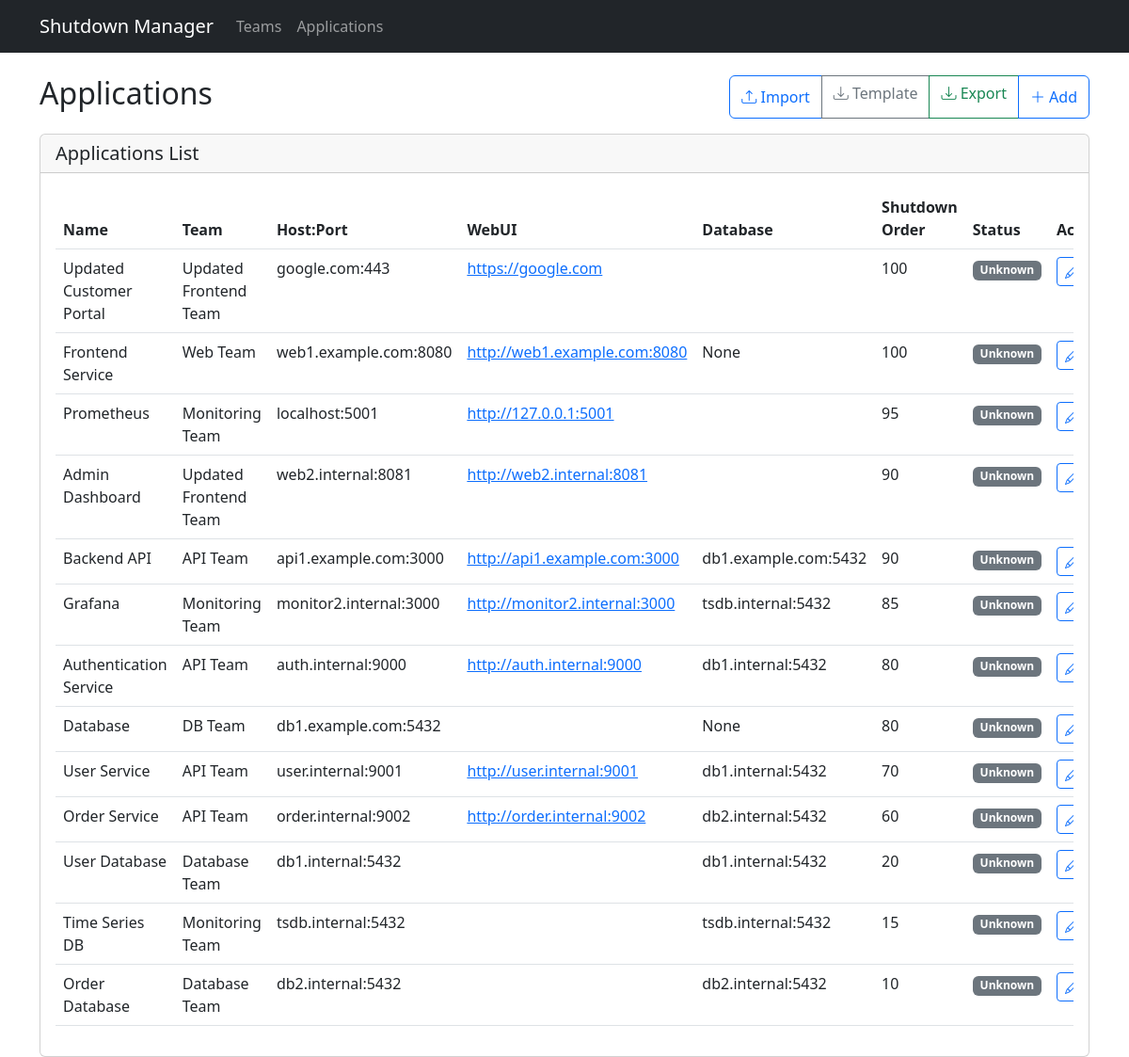
The app's page /applications, older data.
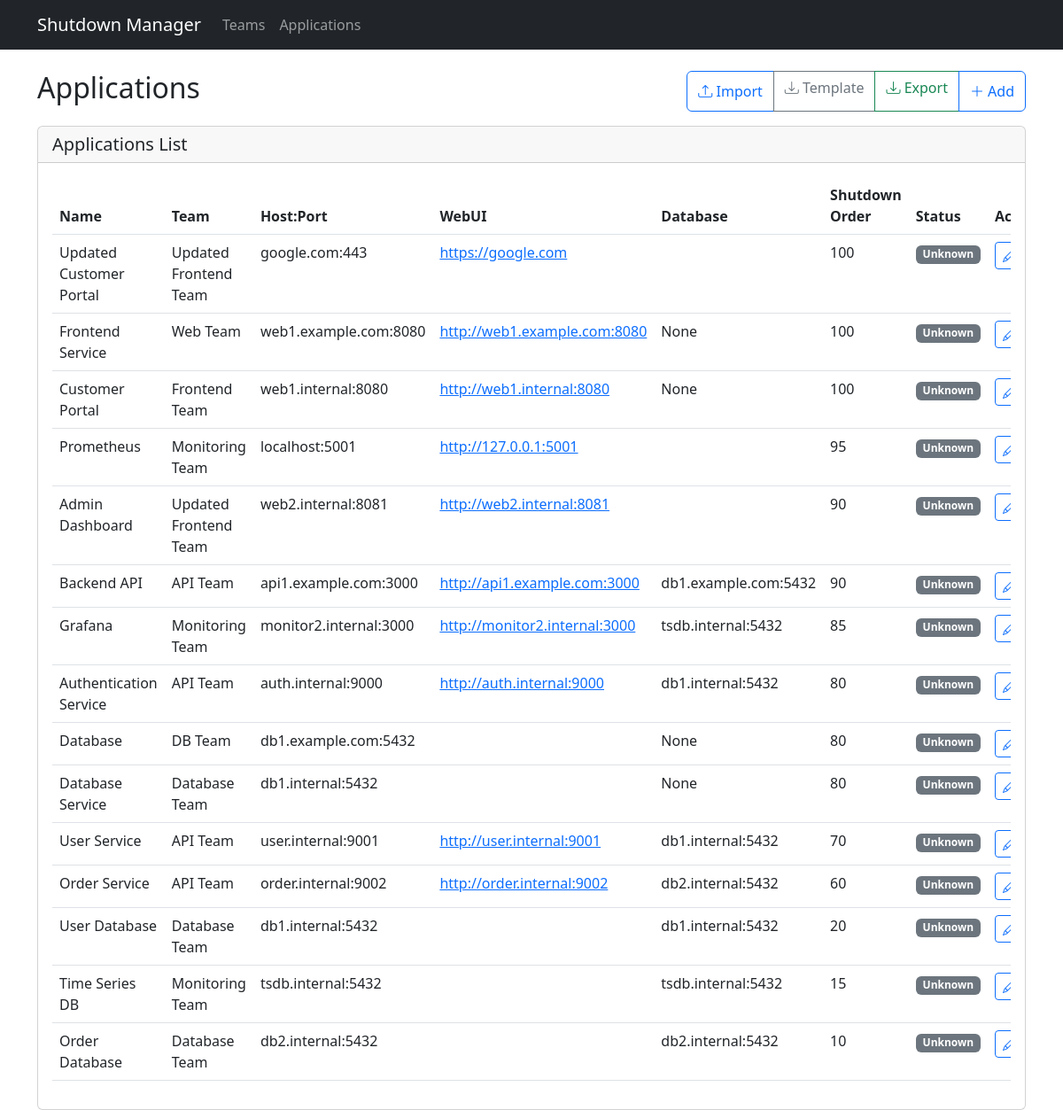
The same page, newer data.
### app/models.py (models this page shows)
class Application(db.Model):
    id = db.Column(db.Integer, primary_key=True)
    name = db.Column(db.String(100), nullable=False)
    team_id = db.Column(db.Integer, db.ForeignKey('team.id'), nullable=False)
    host = db.Column(db.String(255), nullable=False)
    port = db.Column(db.Integer)
    webui_url = db.Column(db.String(255))
    db_host = db.Column(db.String(255))
    shutdown_order = db.Column(db.Integer, nullable=False)
    status = db.Column(db.String(50), default='running')
    last_checked = db.Column(db.DateTime, default=datetime.utcnow)
    dependencies = db.relationship('ApplicationDependency',
                                 foreign_keys='ApplicationDependency.application_id',
                                 backref='application', lazy=True)

class Team(db.Model):
    id = db.Column(db.Integer, primary_key=True)
    name = db.Column(db.String(100), nullable=False, unique=True)
    applications = db.relationship('Application', backref='team', lazy=True)

### app/routes.py (the view)
@main.route('/applications')
def applications():
    applications = Application.query.order_by(Application.shutdown_order.desc()).all()
    teams = Team.query.all()
    return render_template('applications.html', applications=applications, teams=teams)

### app/templates/applications.html (shortened to what this page needs)
{% extends "base.html" %}
{% block content %}
<div class="row">
    <div class="col-12">
        <div class="d-flex justify-content-between mb-3">
            <h2>Applications</h2>
            <div class="btn-group">
                <button class="btn btn-outline-primary" data-bs-toggle="modal" data-bs-target="#importModal">
                    <i class="bi bi-upload"></i> Import
                </button>
                <a href="{{ url_for('main.export_template') }}" class="btn btn-outline-secondary">
                    <i class="bi bi-download"></i> Template
                </a>
                <a href="{{ url_for('main.export_apps') }}" class="btn btn-outline-success">
                    <i class="bi bi-download"></i> Export
                </a>
                <button class="btn btn-outline-primary" data-bs-toggle="modal" data-bs-target="#addApplicationModal">
                    <i class="bi bi-plus-lg"></i> Add
                </button>
            </div>
        </div>
        <div class="card">
            <div class="card-header d-flex justify-content-between align-items-center">
                <h5 class="card-title mb-0">Applications List</h5>
            </div>
            <div class="card-body">
                <div class="table-responsive">
                    <table class="table table-hover">
                        <thead>
                            <tr>
                                <th>Name</th>
                                <th>Team</th>
                                <th>Host:Port</th>
                                <th>WebUI</th>
                                <th>Database</th>
                                <th>Shutdown Order</th>
                                <th>Status</th>
                                <th>Actions</th>
                            </tr>
                        </thead>
                        <tbody>
                            {% for app in applications %}
                            <tr id="app-row-{{ app.id }}">
                                <td>{{ app.name }}</td>
                                <td>{{ app.team.name }}</td>
                                <td>{{ app.host }}{% if app.port %}:{{ app.port }}{% endif %}</td>
                                <td>{% if app.webui_url %}<a href="{{ app.webui_url }}" target="_blank">{{ app.webui_url }}</a>{% endif %}</td>
                                <td>{{ app.db_host }}</td>
                                <td>{{ app.shutdown_order }}</td>
                                <td><span class="badge bg-secondary">Unknown</span></td>
                                <td>
                                    <div class="btn-group">
                                        <button class="btn btn-sm btn-outline-primary" onclick="editApplication({{ app.id }})">
                                            <i class="bi bi-pencil"></i>
                                        </button>
                                    </div>
                                </td>
                            </tr>
                            {% endfor %}
                        </tbody>
                    </table>
                </div>
            </div>
        </div>
    </div>
</div>
{% endblock %}

### app/templates/base.html (shortened to what this page needs)
<!DOCTYPE html>
<html lang="en">
<head>
    <link href="https://cdn.jsdelivr.net/npm/bootstrap@5.3.0/dist/css/bootstrap.min.css" rel="stylesheet">
    <link href="https://cdn.jsdelivr.net/npm/bootstrap-icons@1.7.2/font/bootstrap-icons.css" rel="stylesheet">
</head>
<body>
    <nav class="navbar navbar-expand-lg navbar-dark bg-dark">
        <div class="container">
            <a class="navbar-brand" href="/">Shutdown Manager</a>
            <div class="collapse navbar-collapse" id="navbarNav">
                <ul class="navbar-nav">
                    <li class="nav-item">
                        <a class="nav-link" href="/teams">Teams</a>
                    </li>
                    <li class="nav-item">
                        <a class="nav-link" href="/applications">Applications</a>
                    </li>
                </ul>
            </div>
        </div>
    </nav>
    <div class="container mt-4">
        {% block content %}{% endblock %}
    </div>
</body>
</html>

Row changes from the older to the newer data that the page shows:
added Application: name "Customer Portal", team.name "Frontend Team", host "web1.internal", port "8080", webui_url "http://web1.internal:8080", db_host "None", shutdown_order "100"
added Application: name "Database Service", team.name "Database Team", host "db1.internal", port "5432", db_host "None", shutdown_order "80"
